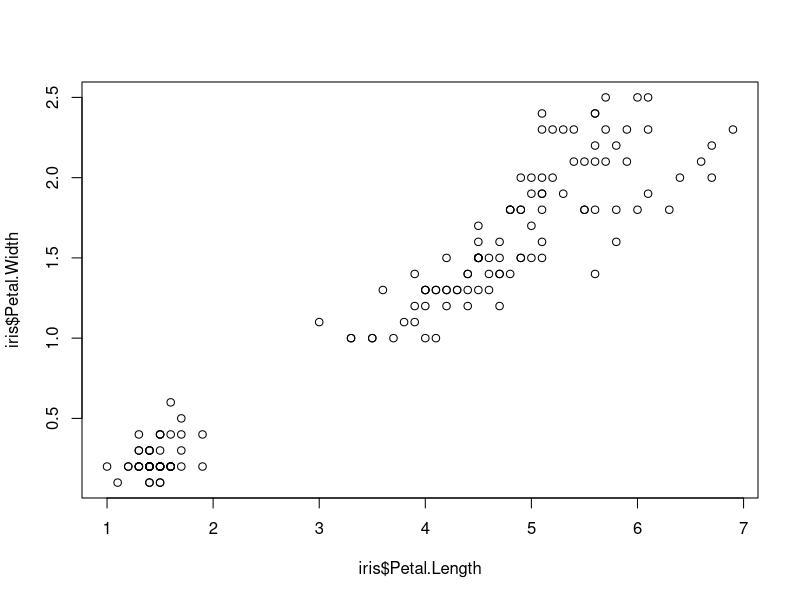
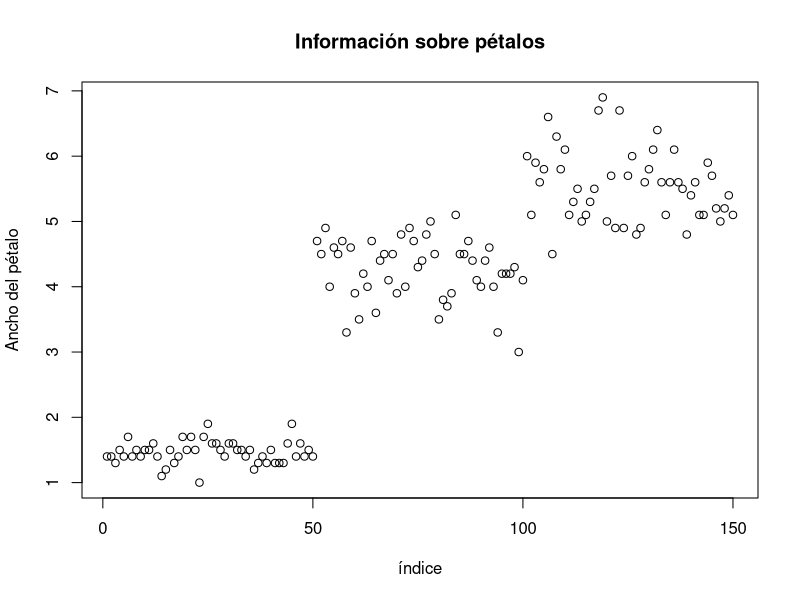
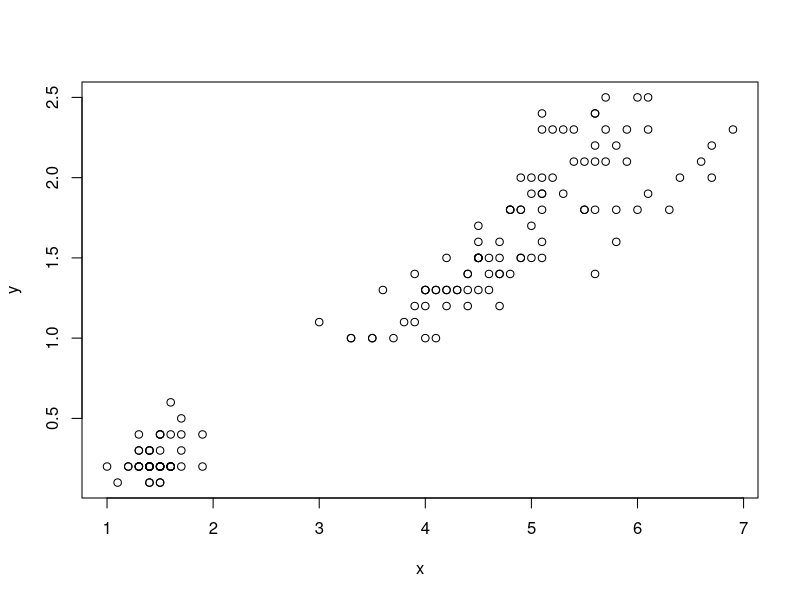
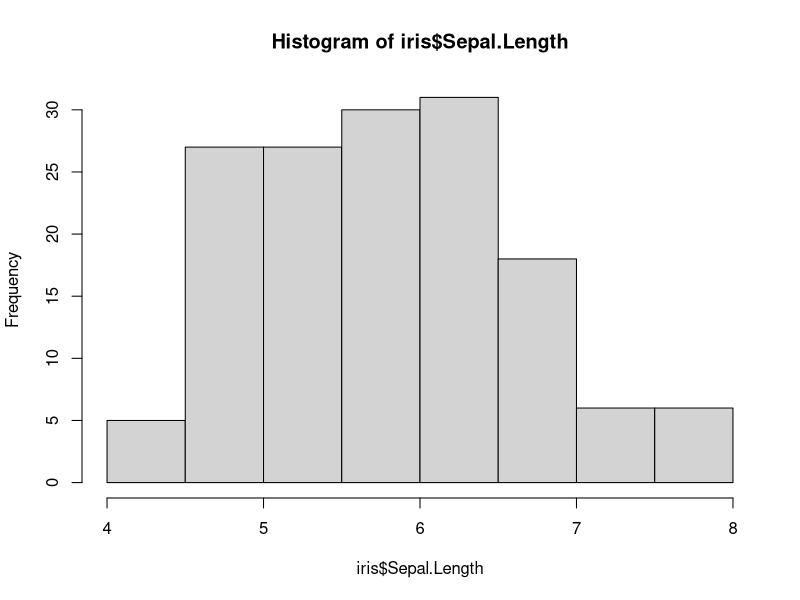
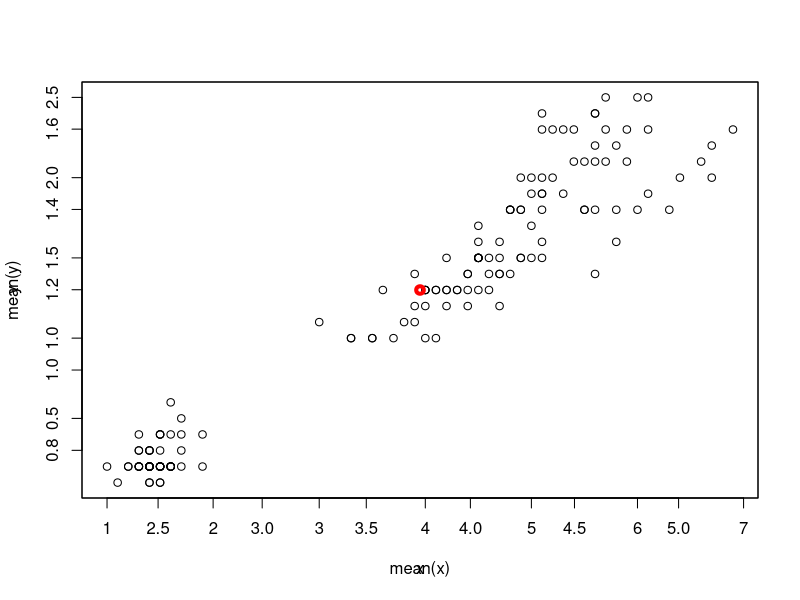
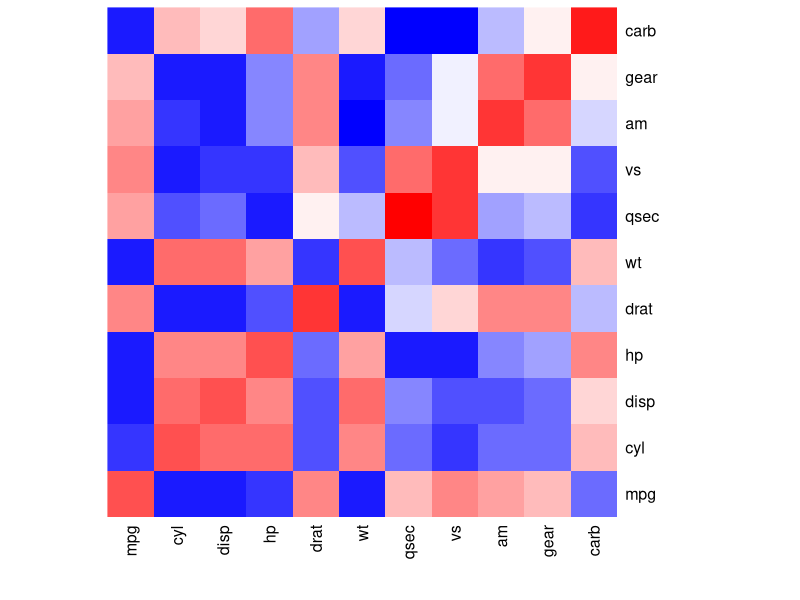
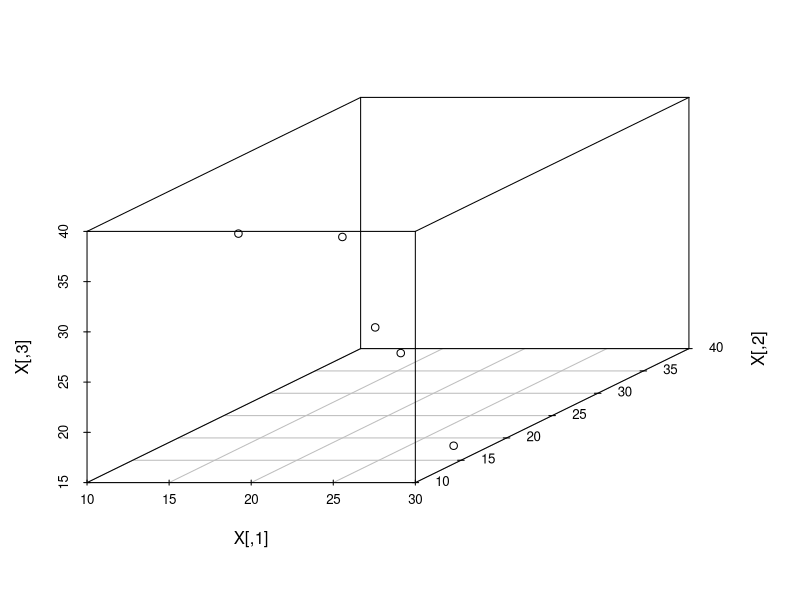

These figures' R source, in order:

#Primero haremos uso de las bases de datos disponibles en R
library(datasets)

#La siguiente es una base de datos que contiene información sobre los pétalos
#para tres clases de iris (flores) Setosa/Versicolor/Viginica
data(iris)

#Mostramos algunas estadísticas descriptivas
summary(iris)

#Ahora realizamos el diagrama de dispersión para comparar la anchura y longitud de los pétalos
plot(iris$Petal.Length,iris$Petal.Width)

#Para agregar etiquetas basta hacer lo siguiente
plot(iris$Petal.Length,main='Información sobre pétalos',
     xlab="índice",ylab="Ancho del pétalo")

#Definamoa los vectores de observaciones
x=iris$Petal.Length
y=iris$Petal.Width

#Construimos la matriz de datos de la siguiente forma
X=cbind(x,y)
print(X)

#Graficamos
plot(x,y)

#Histograma 
hist(iris$Sepal.Length)

#-----MEDIA-------------

#Manualmente:
prom_vec=c(mean(x),mean(y))
prom_vec

#Graficamos la matriz de datos y su media
plot(x,y)
par(new=TRUE)
plot(mean(x),mean(y),col='red',lwd=4)


#Otras formas de obtener el vector de mediases haciendo uso de la función apply
apply(X,2,mean) #2 es para columnas

#Ejercicio: Calcular la media mediante la fórmula 1/n X'1


#---------MATRIZ DE VARIANZA COVARIANZA---------
cov(X)

#Otra forma de calcular la matriz de covarianza (Manualmente)
n=nrow(X)
C=diag(n)-matrix(1/n,n,n)
Xc=C%*%X
S=t(Xc)%*%Xc/(n-1)
S
#Notamos entonces que las variables tienen corración positiva
#entre el largo del pétalo y la anchura


#Matriz de correlación 
n=nrow(X)
C=diag(n)-matrix(1/n,n,n)
D=diag(apply(X,2,sd))
Xs=C%*% X %*% solve(D)
R=t(Xs) %*% Xs/(n-1)
R

cor(X)


#Podemos también colorear la matriz de corración 
library(RColorBrewer)
data(mtcars)
M=as.matrix(mtcars)
M
cmat = cor(M)
cmat
heatmap(cmat,Rowv = NA, Colv = NA,col=colorRampPalette(c("blue", "white", "red"))(20))
#Negative correlations are shown in blue and the positive ones in red.

#Luego vemos ggplot

####----------Manejo de 3d plots---------
X=matrix(c(12,17,29,18,20,38,14,16,30,20,18,38,16,19,35),ncol = 3)
print(X)

install.packages("scatterplot3d") # Install
library("scatterplot3d") # load
scatterplot3d(X,)

#http://users.stat.umn.edu/~helwig/notes/datamat-Notes.pdf
